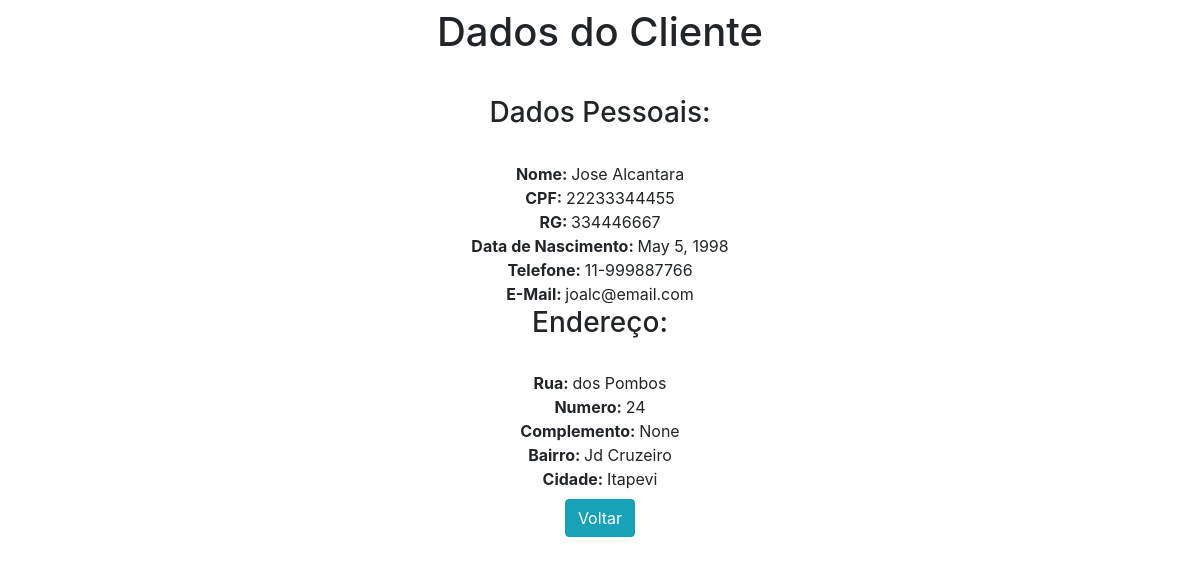
Screenshot of /view/1/ with the database file from the repository.
### app/models.py (models this page shows)
class Cliente(models.Model):
    nome = models.CharField('Nome', max_length=150)
    cpf = models.CharField('CPF', max_length=20)
    rg = models.CharField('RG', max_length=15)
    data_nasc = models.DateField('Data de Nascimento')
    telefone = models.CharField('Telefone', max_length=15)
    email = models.CharField('Email', max_length=50, null=True, blank=True)
    rua = models.CharField('Rua', max_length=150)
    numero = models.CharField('Numero', max_length=10)
    complemento = models.CharField('Complemento', max_length=120, null=True,blank=True)
    bairro = models.CharField('Bairro', max_length=100)
    cidade = models.CharField('Cidade', default='Itapevi', max_length=50)

### app/views.py (the view)
# urls.py: path('view/<int:pk>/', view, name='view'),
def view(request, pk):
    data = {}
    data['db'] = Cliente.objects.get(pk=pk)
    return render(request, 'view.html', data)

### app/templates/view.html (shortened to what this page needs)
<!DOCTYPE html>
<html lang="pt-br">
<head>
    <link rel="stylesheet" href="https://stackpath.bootstrapcdn.com/bootstrap/4.4.1/css/bootstrap.min.css">
</head>
<body>
    <div class="col-8 m-auto pt-2 pb-2 text-center">
        <h1>Dados do Cliente</h1>
    </div>
    <div class="col-8 m-auto pt-4 pb-2 text-center">
        <h3>Dados Pessoais:</h3><br>
        <strong>Nome: </strong>{{db.nome}}<br>
        <strong>CPF: </strong>{{db.cpf}}<br>
        <strong>RG: </strong>{{db.rg}}<br>
        <strong>Data de Nascimento: </strong>{{db.data_nasc}}<br>
        <strong>Telefone: </strong>{{db.telefone}}<br>
        <strong>E-Mail: </strong>{{db.email}}<br>
        <h3>Endereço:</h3><br>
        <strong>Rua: </strong>{{db.rua}}<br>
        <strong>Numero: </strong>{{db.numero}}<br>
        <strong>Complemento: </strong>{{db.complemento}}<br>
        <strong>Bairro: </strong>{{db.bairro}}<br>
        <strong>Cidade: </strong>{{db.cidade}}<br>
    </div>
    <div class="col-8 m-auto pb-2 text-center">
        <a href="/" class="btn btn-info"> Voltar</a>
    </div>
</body>
</html>

### rows the page displays
Cliente: nome "Jose Alcantara", cpf "22233344455", rg "334446667", data_nasc "May 5, 1998", telefone "11-999887766", email "joalc@email.com", rua "dos Pombos", numero "24", complemento "None", bairro "Jd Cruzeiro", cidade "Itapevi"
